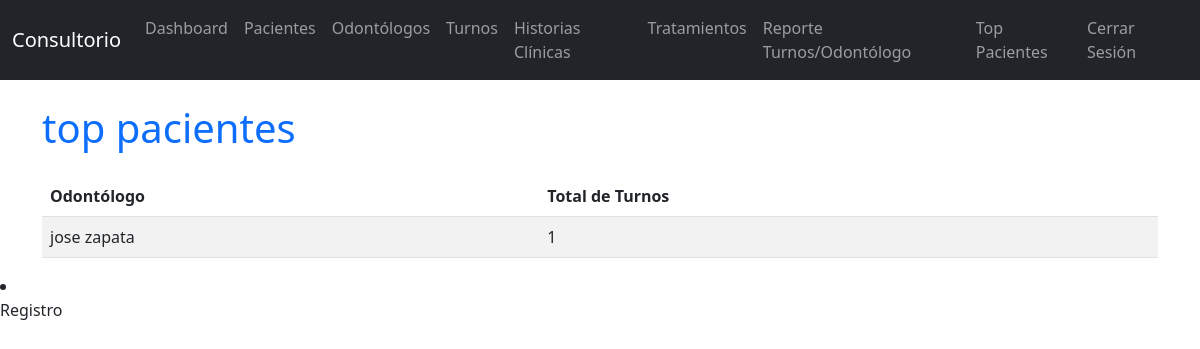
The app's page /top_pacientes_turnos with its own data.
### app/models.py (models this page shows)
class Paciente(db.Model):
    id = db.Column(db.Integer, primary_key=True)
    nombre = db.Column(db.String(50), nullable=False)
    apellido = db.Column(db.String(50), nullable=False)
    turnos = db.relationship('Turno', backref='paciente', lazy=True)

### app/routes.py (the view)
@app.route('/top_pacientes_turnos')
def top_pacientes_turnos():
    reporte = db.session.query(
        Paciente.nombre,
        Paciente.apellido,
        func.count(Turno.id)
    ).join(Turno).group_by(Paciente.id).order_by(func.count(Turno.id).desc()).limit(5).all()
    return render_template('top_pacientes.html', reporte=reporte)

### app/templates/top_pacientes.html (shortened to what this page needs)
{% extends "base.html" %}
{% block content %}
<h1 class="text-primary mb-4">top pacientes</h1>
<table class="table table-striped">
    <thead>
        <tr>
            <th>Odontólogo</th>
            <th>Total de Turnos</th>
        </tr>
    </thead>
    <tbody>
        {% for nombre, apellido, cantidad in reporte %}
        <tr>
            <td>{{ nombre }} {{ apellido }}</td>
            <td>{{ cantidad }}</td>
        </tr>
        {% endfor %}
    </tbody>
</table>
{% endblock %}

### records on screen
Paciente: nombre "jose", apellido "zapata", id "1"
